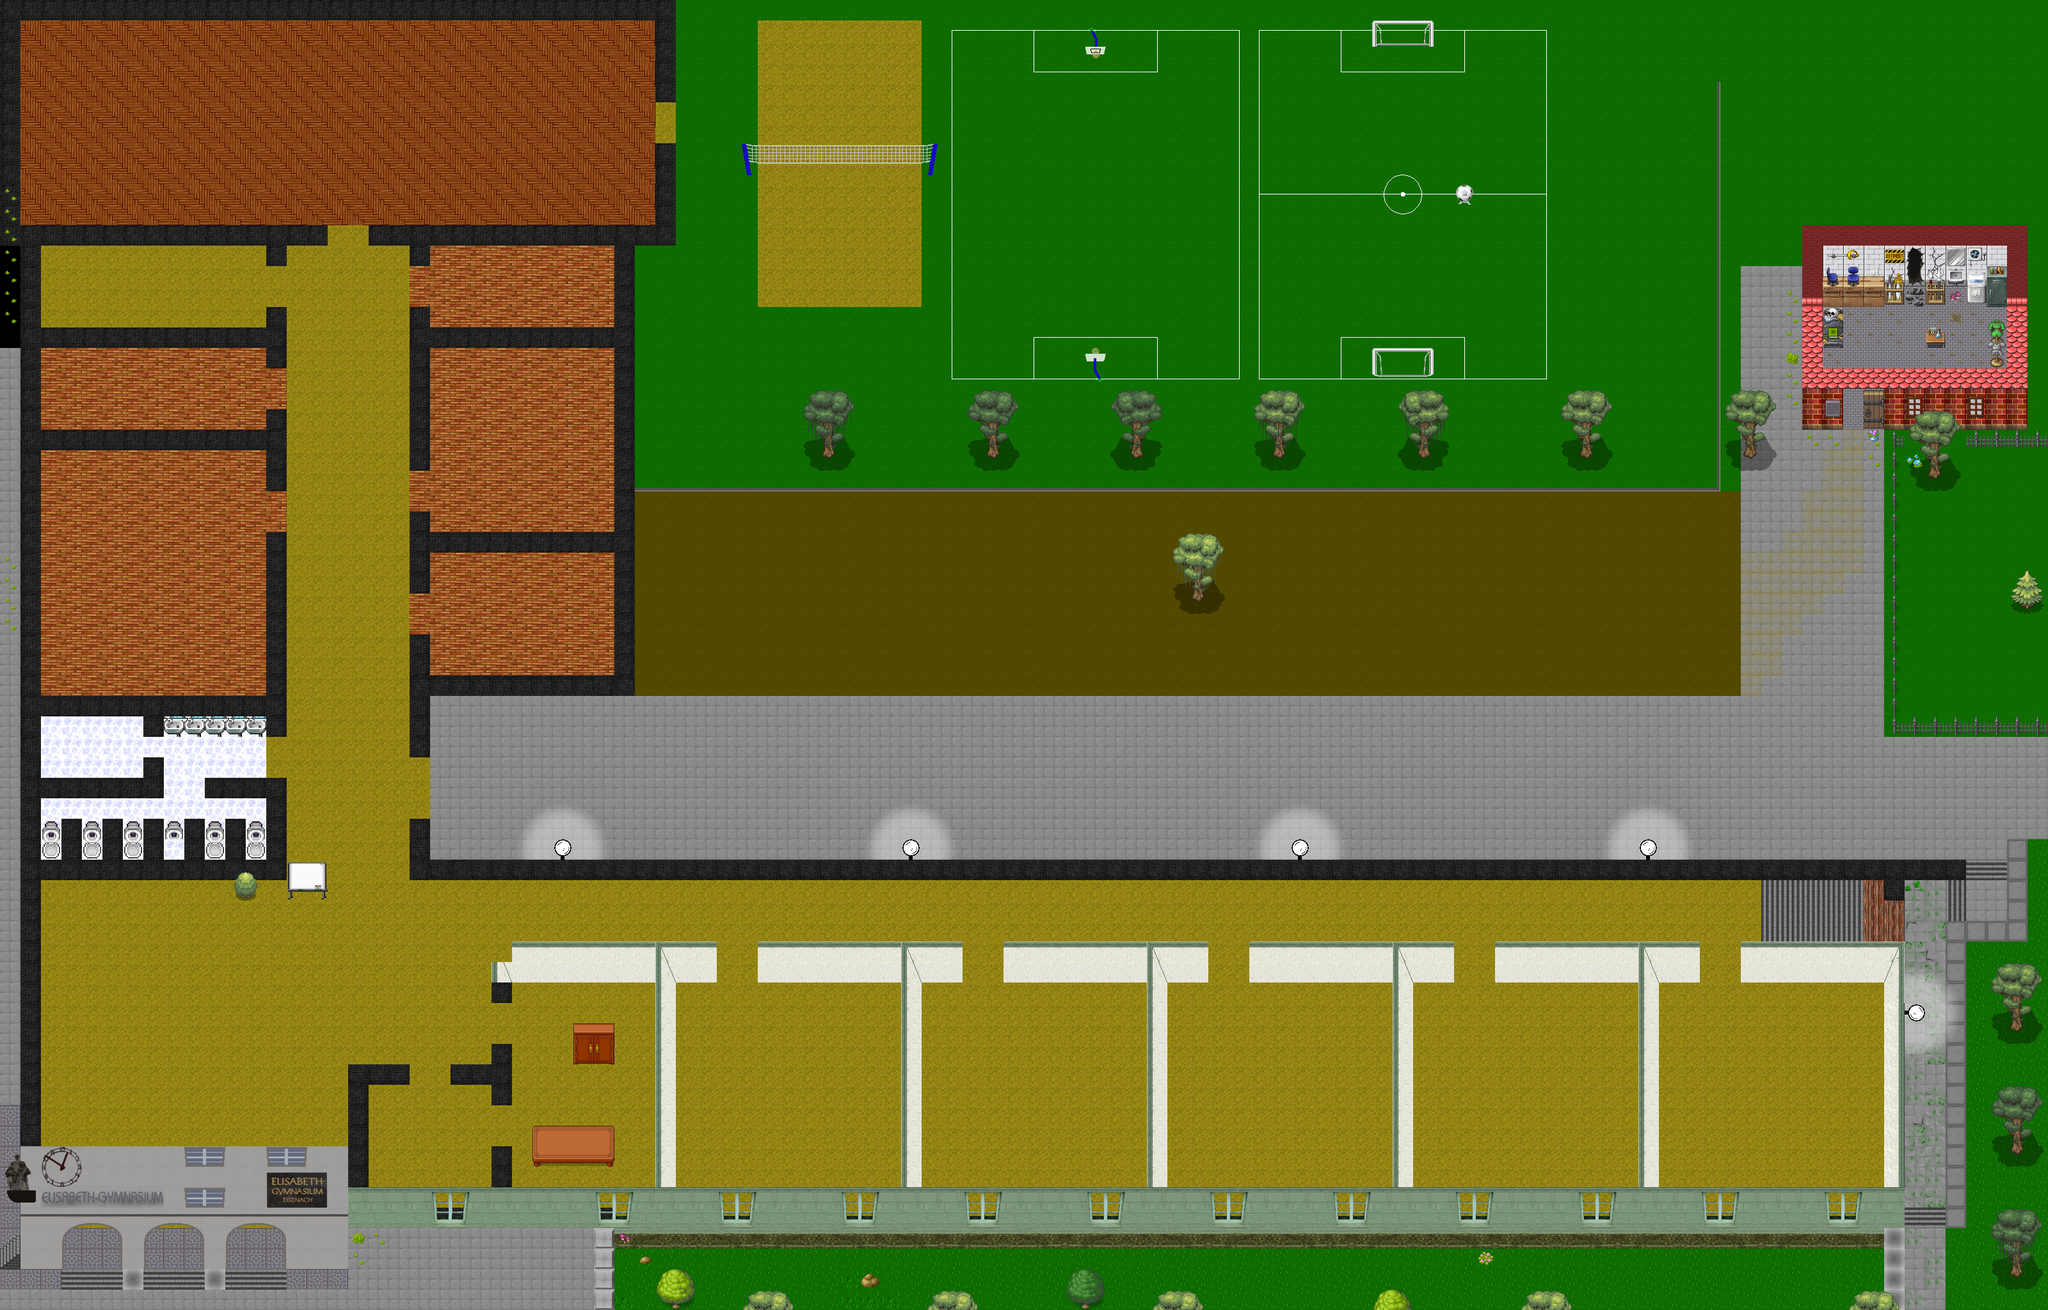

Below is a game level as drawn by its tile map, then a one-line description and the .tmx that defines it (tile-layer data replaced by summaries):
An orthogonal 100x64 tile map with 32x32 px tiles, 14 tile layers (start, noWalk, Silent, Exit to maze, ...), 8 tilesets.

<map version="1.4" tiledversion="1.4.3" orientation="orthogonal" renderorder="right-down" width="100" height="64" tilewidth="32" tileheight="32" infinite="0" nextlayerid="28" nextobjectid="1">
 <editorsettings>
  <chunksize width="32" height="32" />
  <export target="." format="json" />
 </editorsettings>
 <tileset firstgid="1" name="floortileset" tilewidth="32" tileheight="32" tilecount="64" columns="8">
  <image source="floortileset.png" width="256" height="256" />
  <tile id="37">
   <properties>
    <property name="collides" type="bool" value="true" />
   </properties>
  </tile>
 </tileset>
 <tileset firstgid="65" name="poke1" tilewidth="32" tileheight="32" tilecount="656" columns="8">
  <image source="poke1.png" width="256" height="2624" />
 </tileset>
 <tileset firstgid="721" name="wak-lab-tileset" tilewidth="32" tileheight="32" tilecount="512" columns="16">
  <image source="wak-lab-tileset.png" width="512" height="1024" />
 </tileset>
 <tileset firstgid="1233" name="Office" tilewidth="32" tileheight="32" tilecount="256" columns="16">
  <image source="tilesets_deviant_milkian_1.png" width="512" height="512" />
  <tile id="196">
   <properties>
    <property name="collides" type="bool" value="true" />
   </properties>
  </tile>
 </tileset>
 <tileset firstgid="1489" name="eligym-tileset" tilewidth="32" tileheight="32" tilecount="260" columns="20">
  <image source="eligym-tileset.png" width="640" height="416" />
  <tile id="182">
   <animation>
    <frame tileid="182" duration="360" />
    <frame tileid="183" duration="360" />
    <frame tileid="184" duration="360" />
    <frame tileid="185" duration="360" />
    <frame tileid="186" duration="360" />
    <frame tileid="187" duration="360" />
   </animation>
  </tile>
  <tile id="183">
   <animation>
    <frame tileid="183" duration="360" />
    <frame tileid="184" duration="360" />
    <frame tileid="185" duration="360" />
    <frame tileid="186" duration="360" />
    <frame tileid="187" duration="360" />
    <frame tileid="182" duration="360" />
   </animation>
  </tile>
  <tile id="184">
   <animation>
    <frame tileid="184" duration="360" />
    <frame tileid="185" duration="360" />
    <frame tileid="186" duration="360" />
    <frame tileid="187" duration="360" />
    <frame tileid="182" duration="360" />
    <frame tileid="183" duration="360" />
   </animation>
  </tile>
 </tileset>
 <tileset firstgid="1749" name="[Base]BaseChip_pipo" tilewidth="32" tileheight="32" tilecount="1064" columns="8">
  <image source="[Base]BaseChip_pipo.png" width="256" height="4256" />
  <tile id="293">
   <properties>
    <property name="collides" type="bool" value="true" />
   </properties>
  </tile>
 </tileset>
 <tileset firstgid="2813" name="Fußboden" tilewidth="32" tileheight="32" tilecount="72" columns="9">
  <image source="Fußboden.png" width="288" height="256" />
 </tileset>
 <tileset firstgid="2885" name="SF_Inside_B" tilewidth="32" tileheight="32" tilecount="256" columns="16">
  <image source="maze-tilesets/SF_Inside_B.png" width="512" height="512" />
 </tileset>
 <layer id="11" name="start" width="100" height="64">
  <data>[6400 cells, 1 non-empty, 1 distinct tile ids]</data>
 </layer>
 <layer id="27" name="noWalk" width="100" height="64">
  <data>[6400 cells, 103 non-empty, 1 distinct tile ids]</data>
 </layer>
 <layer id="22" name="Silent" width="100" height="64">
  <properties>
   <property name="silent" type="bool" value="true" />
  </properties>
  <data>[6400 cells, 398 non-empty, 1 distinct tile ids]</data>
 </layer>
 <layer id="23" name="Exit to maze" width="100" height="64">
  <properties>
   <property name="exitUrl" value="MazeEli.json" />
  </properties>
  <data>[6400 cells, 1 non-empty, 1 distinct tile ids]</data>
 </layer>
 <layer id="24" name="reentry_maze" width="100" height="64">
  <properties>
   <property name="startLayer" type="bool" value="true" />
  </properties>
  <data>[6400 cells, 1 non-empty, 1 distinct tile ids]</data>
 </layer>
 <layer id="2" name="bottom" width="100" height="64">
  <data>[6400 cells, 6395 non-empty, 27 distinct tile ids]</data>
 </layer>
 <layer id="1" name="Top Standard" width="100" height="64">
  <data>[6400 cells, 829 non-empty, 140 distinct tile ids]</data>
 </layer>
 <layer id="26" name="Top Overlay" width="100" height="64">
  <data>[6400 cells, 68 non-empty, 26 distinct tile ids]</data>
 </layer>
 <layer id="6" name="book" width="100" height="64">
  <data>[6400 cells, 193 non-empty, 32 distinct tile ids]</data>
 </layer>
 <layer id="5" name="ordi" width="100" height="64">
  <data>[6400 cells, 0 non-empty, 0 distinct tile ids]</data>
 </layer>
 <layer id="19" name="WebsiteEli" width="100" height="64">
  <properties>
   <property name="openWebsite" value="https://www.elisabethgymnasium.com/unsere-schule/schulgeschichte.html" />
   <property name="openWebsiteTrigger" value="onaction" />
  </properties>
  <data>[6400 cells, 4 non-empty, 4 distinct tile ids]</data>
 </layer>
 <layer id="20" name="Website2" width="100" height="64">
  <properties>
   <property name="openWebsite" value="https://www.elisabethgymnasium.com/components/com_eventgallery/helpers/image.php?&amp;width=1600&amp;folder=2020_02_TdoT&amp;file=2020_02_00_TdoT_24.jpg" />
   <property name="openWebsiteTrigger" value="onaction" />
  </properties>
  <data>[6400 cells, 4 non-empty, 4 distinct tile ids]</data>
 </layer>
 <objectgroup id="3" name="floorLayer" />
 <layer id="21" name="LightAndShadow" width="100" height="64" opacity="0.4">
  <data>[6400 cells, 75 non-empty, 15 distinct tile ids]</data>
 </layer>
 <layer id="7" name="override" width="100" height="64">
  <properties>
   <property name="depth" type="int" value="3" />
  </properties>
  <data>[6400 cells, 237 non-empty, 43 distinct tile ids]</data>
 </layer>
</map>
